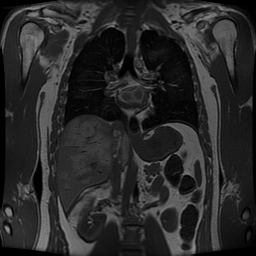
%> input picture Post_TV/Abdomen.png, 256 x 256 px
$ octave abdomen.m   (GNU Octave 9; MATLAB toolbox functions it lacks are replaced by stand-ins)
%> lines starting %> are read from the running program, lines starting %| are printed output that depends on the picture
### Post_TV/Total_variation_CT.m
function [x, time_vec, error_vec] = Total_variation_CT(sinogram, theta, x, P_original)
% TOTAL_VARIATION_CT Iterative CT reconstruction with Total Variation (TV) regularization.
%
% This function solves the optimization problem using a Forward-Backward
% splitting method (Gradient Descent + Proximal TV step).
%
% Inputs:
%   sinogram   - Projection matrix (detectors x angles).
%   theta      - Projection angles vector (in degrees).
%   x          - Initial estimate of the reconstructed image.
%   P_original - Ground truth image (used for calculating iteration error).
%
% Outputs:
%   x          - Final reconstructed image.
%   time_vec   - Vector tracking cumulative execution time per iteration.
%   error_vec  - Vector tracking the Frobenius norm error per iteration.

    %% 1. Initial Setup and Parameter Definition

    % Determine image size (N) based on the sinogram dimensions.
    % The iradon function assumes the image is slightly smaller than the sinogram.
    [num_detectors, ~] = size(sinogram);
    N = 2 * floor(num_detectors / (2 * sqrt(2))) - 2; % Safe estimation of N

    % Optimization parameters
    lambda    = 0.5;   % TV regularization parameter
    num_iter  = 500;   % Number of iterations
    step_size = 0.001; % Gradient descent step size

    % Initialize tracking arrays to preallocate memory
    error_vec = zeros(num_iter, 1);
    time_vec  = zeros(num_iter, 1);

    fprintf('Starting TV reconstruction for image of size %dx%d...\n', N, N);

    % Start the execution timer
    t_start = tic;

    %% 2. Optimization Loop
    for i = 1:num_iter

        % --- A. GRADIENT STEP (Data Fidelity) ---

        % 1. Forward project the current image estimate
        Ax = radon(x, theta);

        % 2. Dimension Adjustment
        % The radon function often returns a matrix larger than the original sinogram.
        % We crop Ax so it exactly matches the input sinogram dimensions.
        if size(Ax, 1) ~= num_detectors
            diff_size = size(Ax, 1) - num_detectors;
            idx_start = floor(diff_size / 2) + 1;
            idx_end   = idx_start + num_detectors - 1;
            Ax = Ax(idx_start:idx_end, :);
        end

        % 3. Compute the error in the projection (sinogram) domain
        error_sinogram = Ax - sinogram;

        % 4. Backproject the error to compute the gradient: A'(Ax - b)
        % We use 'none' to apply a pure backprojection operator without FBP filtering.
        grad = iradon(error_sinogram, theta, 'linear', 'none', 1, N);

        % 5. Update the image via Gradient Descent
        x = x - step_size * grad;

        % --- B. PROXIMAL STEP (TV Denoising) ---

        % Apply Chambolle's algorithm for edge-preserving smoothing.
        try
            x = tv_denoise_chambolle(x, lambda * step_size);
        catch
            warning('tv_denoise_chambolle function not found. Terminating TV step early.');
            break;
        end

        % --- C. PERFORMANCE TRACKING ---

        % Record elapsed time
        time_vec(i) = toc(t_start);

        % Compute the Frobenius norm error compared to the original image.
        % Note: Single quotes ('fro') are safer for MATLAB 2017b compatibility.
        error_vec(i) = norm(x - P_original, 'fro');

    end

    % Optional: Notify the user when complete
    fprintf('Reconstruction completed in %.2f seconds.\n', time_vec(end));

end

### Post_TV/tv_denoise_chambolle.m
function u = tv_denoise_chambolle(f, lambda)
    % Chambolle's algorithm for the TV proximal operator
    % It is efficient and only uses finite differences in MATLAB.
    [rows, cols] = size(f);
    p = zeros(rows, cols, 2); % Dual field
    tau = 0.24; % Time step for stability

    for i = 1:10 % A few inner iterations are enough
        % Gradient of the divergence
        div_p = compute_div(p);
        w = f - div_p;
        grad_w = compute_grad(w);

        % Update of the dual field
        norm_grad_w = sqrt(sum(grad_w.^2, 3));
        p = (p + tau * grad_w) ./ (1 + tau/lambda * norm_grad_w);
    end
    u = f - compute_div(p);
end

### Post_TV/compute_div.m
function d = compute_div(p)
    % Divergence (adjoint of the gradient)
    px = p(:,:,1);
    py = p(:,:,2);

    dx = px(:, [1, 1:end-1]) - px;
    dx(:, 1) = px(:, 1);
    dx(:, end) = -px(:, end-1);

    dy = py([1, 1:end-1], :) - py;
    dy(1, :) = py(1, :);
    dy(end, :) = -py(end-1, :);

    d = dx + dy;
end

### Post_TV/abdomen.m
clc;
clear;
close all;

%% ================= PROJECT PRESENTATION =================
disp('======================================================================');
disp('#### Project supported by Centro de Modelamiento Matematico (Chile) ####');
disp('#### Angular Regularization for Sparse-Angle Tomographic Projections ####');
disp('#### Sparse Tomographic Reconstruction of the Abdomen               ####');
disp('======================================================================');
fprintf('\n');

%% ================= INPUT PARAMETERS =================
num_train_proj = input('Enter the number of training projections: ');
%> the answer given: 3
num_learn_proj = input('Enter the number of projections to be learned: ');
%> the answer given: 3
fprintf('\n');

%% ================= DATA GENERATION =================
disp('Generating data and training projections...');

filename = 'abdomen.png';

% Read image and ensure it is 256x256 grayscale double
P = imread(filename);
%> P is the input picture: size 256x256 uint8; min 0, max 146, mean 41
if size(P, 3) > 1
    P = rgb2gray(P);
end
P = imresize(im2double(P), [256 256]);
%> P: size 256x256 double

% Store original for error calculation and comparison
P_original = P;
img_size = size(P, 1);
%> img_size = 256

% Add uniform noise to the image
% Note: rand(size(P)) is safer and better practice than rand(256)
P = P + 0.2 * rand(size(P));
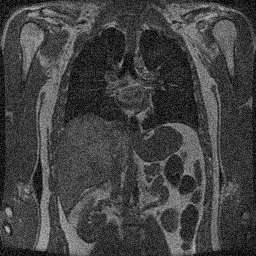
%> P: size 256x256 double; min 2.92e-05, max 0.743, mean 0.261

% Generate random training angles and compute the Radon transform (sinogram)
theta_train = sort(180 * rand(1, num_train_proj));
[R_train, xp] = radon(P, theta_train);
%> R_train = 367 rows, first 12: [0 0 0; 0 0 0; 0 0 0; 0 0 0; 0 0 0; 0 0 0; 0 0 0; 0 0 0; 0 0 0; 0 0 0; 0 0 0; 0 0 0]; xp = 367 values from -183 to 183

%% ================= PROPOSED METHODOLOGY =================
disp('Executing Proposed Methodology (Angular Regularization)...');
t_prop = tic;

% Generate random target angles to learn/interpolate
theta_learn = sort(180 * rand(1, num_learn_proj));
R_learn = zeros(length(xp), length(theta_learn));

for i = 1:num_learn_proj
    theta_target = theta_learn(i);
    [epsilon, idx] = min(abs(theta_train - theta_target));

    if epsilon == 0
        R_learn(:, i) = R_train(:, idx);
    else
        % Vectorized weight calculation for maximum performance
        distances = abs(theta_target - theta_train);
        weights = exp(-(distances / epsilon).^2);

        % Interpolate the projection based on Gaussian weights
        R_learn(:, i) = (R_train * weights') / sum(weights);
    end
end
%> after the loop, R_learn has the same summary as R_train; distances = [1.61 1.33 3.75]; weights = [0.232 0.368 0.000364]
time_prop = toc(t_prop);
fprintf('Methodology execution time: %.2f seconds\n\n', time_prop);

%% ================= IMAGE RECONSTRUCTION =================
disp('Reconstructing images using inverse Radon transform (FBP)...');

% 1. Reconstruct using the learned/interpolated sinogram (Proposed)
rec_proposed = iradon(R_learn, theta_learn, 'linear', 'Ram-Lak', 1, img_size);
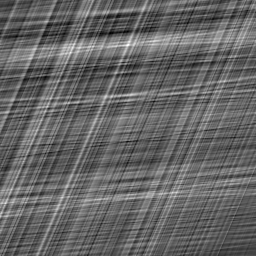
%> rec_proposed: size 256x256 double; min -1.16, max 2.32, mean 0.231; drawn with min black and max white

% 2. Reconstruct using only the sparse training sinogram (Standard FBP)
rec_fbp = iradon(R_train, theta_train, 'linear', 'Ram-Lak', 1, img_size);
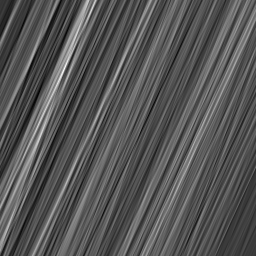
%> rec_fbp: size 256x256 double; min -1.49, max 3.6, mean 0.226; drawn with min black and max white


disp('Applying Total Variation (TV) Regularization...');

% 3. TV Reconstruction using the proposed methodology as the initial guess
[X_tv_proposed, time_vec_prop, error_vec_prop] = Total_variation_CT(R_train, theta_train, rec_proposed, P_original);
%> (printed output is left out)
%> (the run ends here)
